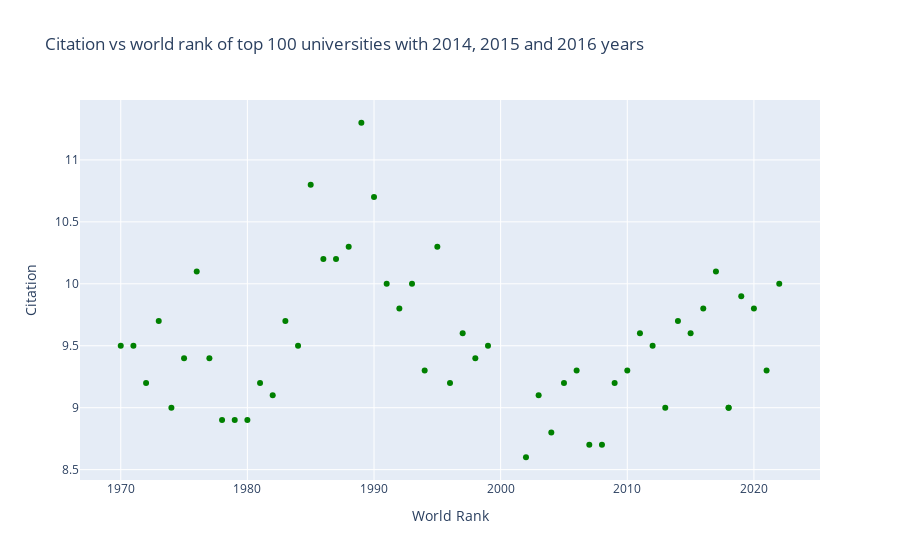

This figure's notebook cell:
### Code cell
# import graph objects as "go"
import plotly.graph_objs as go


#Comparativa entre medias de máximas y mínimas. No aportan información

# creating trace1
# trace1 =go.Scatter(
#                     x = bilbao_anualdf["año"],
#                     y = bilbao_anualdf["tm_max"],
#                     mode = "markers",
#                     name = "max",
#                     marker = dict(color = 'rgba(255, 128, 255, 0.8)'),
#                     text= bilbao_anualdf["año"])
# # creating trace2
# trace2 =go.Scatter(
#                     x = bilbao_anualdf["año"],
#                     y = bilbao_anualdf["tm_min"],
#                     mode = "markers",
#                     name = "min",
#                     marker = dict(color = 'rgba(255, 128, 2, 0.8)'),
# #                     text= bilbao_anualdf["año"])

# trace3 =go.Scatter(
#                     x = bilbao_anualdf["año"],
#                     y = bilbao_anualdf["tm_max"]-bilbao_anualdf["tm_min"],
#                     mode = "markers",
#                     name = "diferencia",
#                     marker = dict(color = 'green'),
#                     text= bilbao_anualdf["año"])

# # data = [trace1, trace2, trace3]

# data=[trace3]

# layout = dict(title = 'Citation vs world rank of top 100 universities with 2014, 2015 and 2016 years',
#               xaxis= dict(title= 'World Rank'),
#               yaxis= dict(title= 'Citation')
#              )

# fig = dict(data = data, layout = layout)
# # fig = go.Figure(data = data, layout=layout)

iplot(fig)

### Figure 1 — Plotly figure (JSON) as saved in the notebook; plotly's stock layout.template omitted (floating-point values rounded to 4 significant figures)
{"data": [{"marker": {"color": "green"}, "mode": "markers", "name": "diferencia", "text": [1970, 1971, 1972, 1973, 1974, 1975, 1976, 1977, 1978, 1979, 1980, 1981, 1982, 1983, 1984, 1985, 1986, 1987, 1988, 1989, 1990, 1991, 1992, 1993, 1994, 1995, 1996, 1997, 1998, 1999, 2002, 2003, 2004, 2005, 2006, 2007, 2008, 2009, 2010, 2011, 2012, 2013, 2014, 2015, 2016, 2017, 2018, 2018, 2019, 2020, 2021, 2022], "type": "scatter", "x": [1970, 1971, 1972, 1973, 1974, 1975, 1976, 1977, 1978, 1979, 1980, 1981, 1982, 1983, 1984, 1985, 1986, 1987, 1988, 1989, 1990, 1991, 1992, 1993, 1994, 1995, 1996, 1997, 1998, 1999, 2002, 2003, 2004, 2005, 2006, 2007, 2008, 2009, 2010, 2011, 2012, 2013, 2014, 2015, 2016, 2017, 2018, 2018, 2019, 2020, 2021, 2022], "y": [9.5, 9.5, 9.2, 9.7, 9, 9.4, 10.1, 9.4, 8.9, 8.9, 8.9, 9.2, 9.1, 9.7, 9.5, 10.8, 10.2, 10.2, 10.3, 11.3, 10.7, 10.0, 9.8, 10.0, 9.3, 10.3, 9.2, 9.6, 9.4, 9.5, 8.6, 9.1, 8.8, 9.2, 9.3, 8.7, 8.7, 9.2, 9.3, 9.6, 9.5, 9.0, 9.7, 9.6, 9.8, 10.1, 9, 9, 9.9, 9.8, 9.3, 10]}], "layout": {"title": {"text": "Citation vs world rank of top 100 universities with 2014, 2015 and 2016 years"}, "xaxis": {"title": {"text": "World Rank"}}, "yaxis": {"title": {"text": "Citation"}}}}
